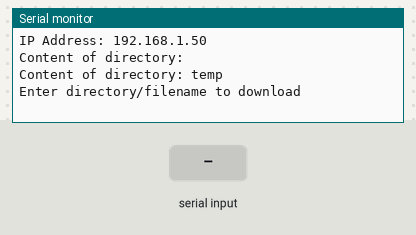
Simulated run of this sketch. Board: ESP8266 (NodeMCU). Shown: the last lines printed to the serial monitor. The test bench sets the inputs (shaded band). WiFi joins after 1.5 s; servers stay silent unless stated; storage starts empty.

Above: at 2.7 s.
2.8 s: "1" received over Serial
At 4.3 s:
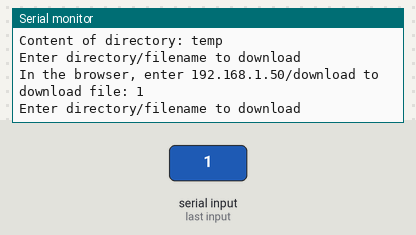
5.3 s: "0" received over Serial
At 7.4 s:
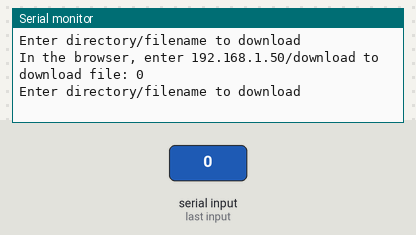

The sketch:

Listing20-5.ino
```cpp
/*******************************************************************************
 * Sketch name: Downloading SPIFFS data file
 * Description: User determines the directory to sore the SPIFFS file
 * Created on:  October 2020
 * Author:      Neil Cameron
 * Book:        Electronics Projects with the ESP8266 and ESP32
 * Chapter :    20 - OTA and saving data to EEPROM, SPIFFS and Excel
 ******************************************************************************/

#include <LittleFS.h>          // include LittleFS and
#include <ESPAsyncWebServer.h>      // ESPAsyncWebServer libraries
AsyncWebServer server(80);
char ssid[] = "xxxx";         // change xxxx to Wi-Fi ssid
char password[] = "xxxx";       // change xxxx to Wi-Fi password
String filename;            // file to be downloaded

void setup()
{
  Serial.begin(115200);         // define Serial Monitor baud rate
  WiFi.begin(ssid, password);       // initialise Wi-Fi
  while (WiFi.status() != WL_CONNECTED) delay(500);
  Serial.print("IP Address: ");
  Serial.println(WiFi.localIP());     // display WLAN IP address
  server.begin();           // initialise server
  server.on("/download", HTTP_GET, [](AsyncWebServerRequest * request)
  {         request->send(LittleFS, filename, "text/plain", true); });
  LittleFS.begin();         // initialise SPIFFS
  dirContent("");           // contents of main directory
  dirContent("temp");         // content of "temp" sub-directory
  Serial.println("\nEnter directory/filename to download");
}

void loop()
{
  if(Serial.available() > 0)      // filename entered on Serial Monitor
  {
    filename = Serial.readString();     // read Serial buffer
    Serial.print("In the browser, enter ");Serial.print(WiFi.localIP());
    Serial.print("/download to download file: ");Serial.println(filename);
    Serial.println("\n\nEnter directory/filename to download");
  }
}

void dirContent(String dname)     // function to display directory content
{
  Serial.print("\nContent of directory: ");Serial.println(dname);
  Dir dir = LittleFS.openDir("/"+dname);
  while(dir.next())
  {
    File file = dir.openFile("r");          // read file
    Serial.print(dname);Serial.print("/");
    Serial.print(file.name());Serial.print("\t");
    Serial.print("size ");Serial.println(file.size());  // filesize
  }
}
```

Measured:
- after the input at 2.8 s, the serial monitor: prints a new line after 1.0 s (image 1)
- after the input at 5.3 s, the serial monitor: prints a new line after 1.0 s (image 2)
